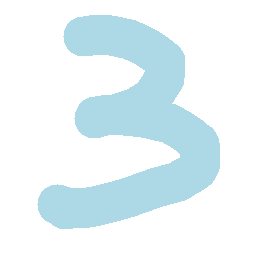
#> input picture CS534/first.bmp, 256 x 256 px
$ python -i feature.py   (imports and definitions only)
#> lines starting #> are read from the running program, lines starting #| are printed output that depends on the picture; after the words box and inside, x2 and y2 are one past the last pixel; in counts of white or black regions, pixels touching at a corner belong together
### CS534/imageprocessing.py
#-------------------------------------------------------------------------------
# Name:        image processing
# Purpose:
#
# Author:      Shi
#
# Created:     31/03/2016
# Copyright:   (c) Administrator 2016
# Licence:     <your licence>
#-------------------------------------------------------------------------------

from PIL import Image
import numpy as np
GRID=8

class readImg():
    def __init__(self, str):
        self.im = Image.open(str)
        self.width, self.height = self.im.size
        self.imageMatrixWhole = np.zeros([self.height, self.width])

        p = np.array(self.im)
        # print p.shape
        self.imageMatrix=np.zeros([GRID,GRID])
        # imageMatrixWhole=np.zeros([self.height,self.width])
        for i in range(p.shape[0]-1):
            for j in range(p.shape[1]-1):
                b=np.array_equal(p[i][j],np.array([255,255,255]))
                if b:
                    self.imageMatrixWhole[i][j]=0
                else:
                    self.imageMatrixWhole[i][j]=1
                    # [12 lines of commented-out code are left out]

### CS534/feature.py
#-------------------------------------------------------------------------------
# Name:        feature extraction
# Purpose:
#
# Author:      Hongzhang
#
# Created:     19/04/2016
# Copyright:   (c) Administrator 2016
# Licence:     <your licence>
#-------------------------------------------------------------------------------
import copy
import numpy as np
import imageprocessing
from skimage import feature, io
from skimage.morphology import skeletonize
from skimage.transform import resize


class feature_extraction(object):

    def __init__(self, imagestr):
        self.p = imageprocessing.readImg(imagestr).imageMatrixWhole
        image_ratio = self.preprocessing()
        self.image = image_ratio[0]
        self.ratio = image_ratio[1]
        # print self.image.shape
        # print self.ratio

    # [46 lines left out: functions profiling, direction_skeleton, direction, density, not called in this run]

    def combine_p_ds(self):
        return np.concatenate((self.profiling(), np.array(self.direction_skeleton())))

    def combine_p_d(self):
        return np.concatenate((self.profiling(), np.array(self.direction())))

    def combine_p_density(self):
        return np.concatenate((self.profiling(), np.array(self.density())))

    # [5 lines left out: function combine_all, not called in this run]

    def combine_alls(self):
        return np.concatenate((self.profiling(), np.array(self.density()), np.array(self.direction_skeleton())))

    def combine_dd(self):
        return np.concatenate((np.array(self.density()), np.array(self.direction())))

    # [348 lines left out: functions count_common, direction_transfer, preprocessing, universe, zoning, check_state and 4 more, not called in this run]


# [26 lines of commented-out code are left out]

>>> import cv2
>>> picture = cv2.imread('first.bmp', cv2.IMREAD_GRAYSCALE)
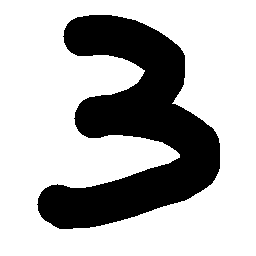
#> picture: shape (256, 256); values 205 (black) and 255 (white), 71.5% white; 1 black region, box (x1, y1, x2, y2) and area: (37, 15, 220, 229) 18704
#> (the run stopped early here; a loop or call above may not have finished)
